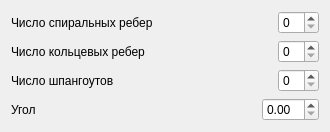
      <widget class="SubWindowBase" name="subWindow_construction_parameters">
       <property name="minimumSize">
        <size>
         <width>330</width>
         <height>0</height>
        </size>
       </property>
       <property name="windowTitle">
        <string>Параметры исходной конструкции</string>
       </property>
       <layout class="QVBoxLayout" name="verticalLayout_9">
        <item>
         <layout class="QHBoxLayout" name="horizontalLayout_N">
          <item>
           <widget class="QLabel" name="label_N">
            <property name="text">
             <string>Число спиральных ребер</string>
            </property>
           </widget>
          </item>
          <item>
           <spacer name="horizontalSpacer_N">
            <property name="orientation">
             <enum>Qt::Orientation::Horizontal</enum>
            </property>
            <property name="sizeHint" stdset="0">
             <size>
              <width>40</width>
              <height>20</height>
             </size>
            </property>
           </spacer>
          </item>
          <item>
           <widget class="QSpinBox" name="spinBox_N"/>
          </item>
         </layout>
        </item>
        <item>
         <layout class="QHBoxLayout" name="horizontalLayout_m">
          <item>
           <widget class="QLabel" name="label_m">
            <property name="text">
             <string>Число кольцевых ребер</string>
            </property>
           </widget>
          </item>
          <item>
           <spacer name="horizontalSpacer_m">
            <property name="orientation">
             <enum>Qt::Orientation::Horizontal</enum>
            </property>
            <property name="sizeHint" stdset="0">
             <size>
              <width>40</width>
              <height>20</height>
             </size>
            </property>
           </spacer>
          </item>
          <item>
           <widget class="QSpinBox" name="spinBox_m"/>
          </item>
         </layout>
        </item>
        <item>
         <layout class="QHBoxLayout" name="horizontalLayout_m_shp">
          <item>
           <widget class="QLabel" name="label_m_shp">
            <property name="text">
             <string>Число шпангоутов</string>
            </property>
           </widget>
          </item>
          <item>
           <spacer name="horizontalSpacer_m_shp">
            <property name="orientation">
             <enum>Qt::Orientation::Horizontal</enum>
            </property>
            <property name="sizeHint" stdset="0">
             <size>
              <width>40</width>
              <height>20</height>
             </size>
            </property>
           </spacer>
          </item>
          <item>
           <widget class="QSpinBox" name="spinBox_m_shp"/>
          </item>
         </layout>
        </item>
        <item>
         <layout class="QHBoxLayout" name="horizontalLayout_alp">
          <item>
           <widget class="QLabel" name="label_alp">
            <property name="text">
             <string>Угол</string>
            </property>
           </widget>
          </item>
          <item>
           <spacer name="horizontalSpacer_alp">
            <property name="orientation">
             <enum>Qt::Orientation::Horizontal</enum>
            </property>
            <property name="sizeHint" stdset="0">
             <size>
              <width>40</width>
              <height>20</height>
             </size>
            </property>
           </spacer>
          </item>
          <item>
           <widget class="QDoubleSpinBox" name="doubleSpinBox_alp"/>
          </item>
         </layout>
        </item>
       </layout>
      </widget>
